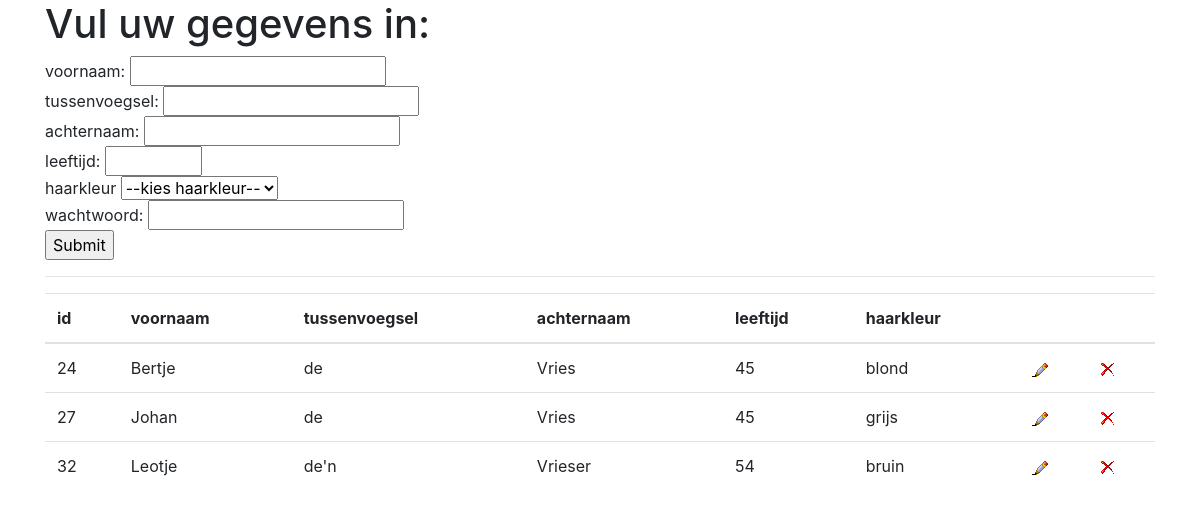
The page / on the database its author committed.
### tables this page shows
CREATE TABLE IF NOT EXISTS `users` (
  `id` int(11) NOT NULL AUTO_INCREMENT,
  `firstname` varchar(101) NOT NULL,
  `middlename` varchar(20) NOT NULL,
  `lastname` varchar(100) NOT NULL,
  `age` tinyint(4) NOT NULL,
  `password` varchar(40) NOT NULL,
  `haircolor` enum('default','blond','grijs','bruin') NOT NULL DEFAULT 'default',
  PRIMARY KEY (`id`)
);

### index.php (the view, shortened to what this page needs)
<!doctype html>
<html lang="en">
  <head>
    <link rel="stylesheet" href="https://maxcdn.bootstrapcdn.com/bootstrap/4.0.0-beta.2/css/bootstrap.min.css">
  </head>
  <body>
    <main class="container">
      <h1>Vul uw gegevens in:</h1>
      <?php
        include("./connect_db.php");
        $sql = "SELECT * FROM `users`";
        $result = mysqli_query($conn,$sql);
        $table_data = "";
        while ($record = mysqli_fetch_assoc($result)) {
          $table_data = $table_data . "<tr>
                                          <td>" . $record['id'] . "</td>
                                          <td>" . $record["firstname"]. "</td>
                                          <td>" . $record["middlename"] . "</td>
                                          <td>" . $record["lastname"] . "</td>
                                          <td>" . $record["age"] . "</td>
                                          <td>" . $record["haircolor"] . "</td>
                                          <td>
                                            <a href='./update.php?id=" . $record["id"] . "'>
                                              <img src='./img/edit.png' alt='wijzig record'>
                                            </a>
                                          </td>
                                          <td>
                                            <a href='./delete.php?id=" . $record["id"] . "'>
                                              <img src='./img/drop.png' alt='delete record'>
                                            </a>
                                          </td>
                                       </tr>";
        }
      ?>
      <form method="post" action="./data.php">
        voornaam: <input type="text" name="voornaam"><br>
        tussenvoegsel: <input type="text" name="tussenvoegsel"><br>
        achternaam: <input type="text" name="achternaam"><br>
        leeftijd: <input type="number" name="leeftijd" min="0" max="600"><br>
        haarkleur <select name="haarkleur">
                    <option value="default">--kies haarkleur--</option>
                  </select><br>
        wachtwoord: <input type="password" name="wachtwoord"> <br>
        <input type="submit"><br>
      </form>
      <hr>
      <table class="table table-hover">
        <thead>
          <tr>
            <th>id</th>
            <th>voornaam</th>
            <th>tussenvoegsel</th>
            <th>achternaam</th>
            <th>leeftijd</th>
            <th>haarkleur</th>
            <th></th>
            <th></th>
          </tr>
        </thead>
        <tbody>
          <?php echo $table_data; ?>
        </tbody>
      </table>
    </main>
  </body>
</html>

### rows shown on the page
users: id "24", firstname "Bertje", middlename "de", lastname "Vries", age "45", haircolor "blond"
users: id "27", firstname "Johan", middlename "de", lastname "Vries", age "45", haircolor "grijs"
users: id "32", firstname "Leotje", middlename "de'n", lastname "Vrieser", age "54", haircolor "bruin"
